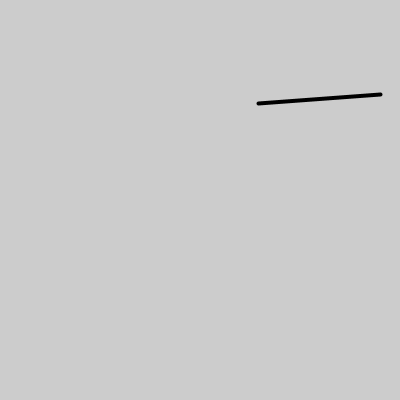
Frame 1 (no input)
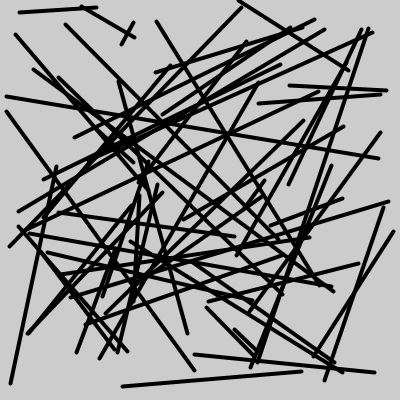
Frame 60 (the mouse pressed at the canvas centre just before this capture)
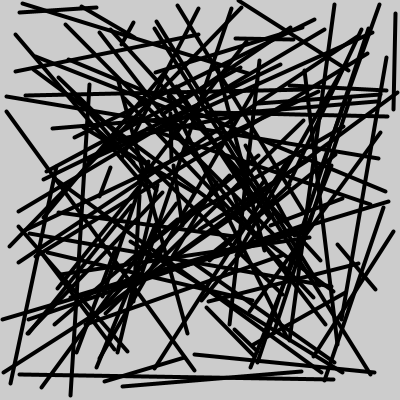
Frame 120 (the mouse held since frame 60 and released just before this capture)

The Processing sketch that drew these frames (run headless with seeded random() and noise(); from frame 60 on, the mouse is pressed at the canvas centre):

// Processing sketch: sketch_6
// ── sketch_6.pde
void setup(){
size(400,400);
strokeWeight(4);
frameRate(10);
}
void draw(){
line(random(400),random(400),random(400),random(400));
}
